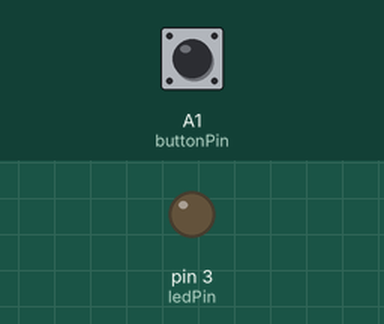
Recording of a sketch running on a simulated Arduino Uno, built with avr-gcc and run on an emulated ATmega328P. On the bench: output pins drawn as LEDs (lit = HIGH). The test bench sets the inputs (shaded band); at power-on: A1 (buttonPin) LOW.

Above: at 1.2 s.
1.3 s: A1 (buttonPin) pulled HIGH for 0.15 s
At 1.37 s:
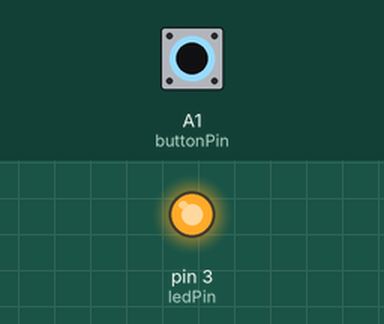
2.9 s: A1 (buttonPin) pulled HIGH for 3.2 s
At 7.4 s:
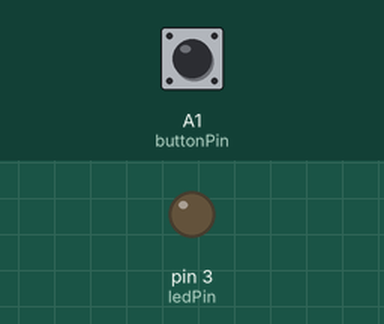
Timing chart, 0 to 8.9 s (numbered marks = the images above; inputs shaded):
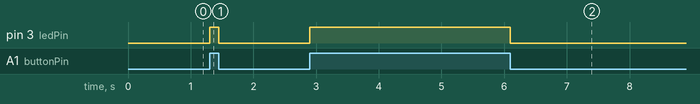

The sketch:

Button.ino
```cpp
const int buttonPin = A1;
const int ledPin = 3;

int buttonState = 0;

void setup() {
  pinMode(ledPin, OUTPUT);
  pinMode(buttonPin, INPUT);
}

void loop() {
  buttonState = digitalRead(buttonPin);

  if (buttonState == HIGH) {
    digitalWrite(ledPin, HIGH);
  } else {
    digitalWrite(ledPin, LOW);
  }
}
```

Measured:
- after the input at 1.3 s, pin 3 (ledPin): LOW → HIGH at once, → LOW 0.15 s later
- after the input at 2.9 s, pin 3 (ledPin): LOW → HIGH at once, → LOW 3.2 s later
